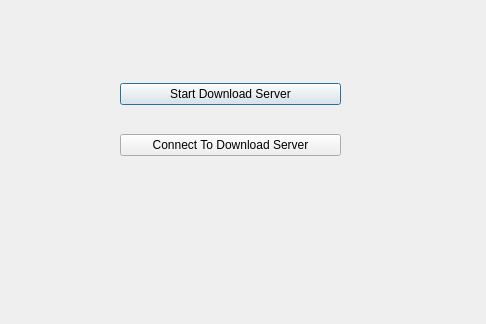
<?xml version="1.0" encoding="UTF-8"?>
<ui version="4.0">
 <class>Dialog</class>
 <widget class="QDialog" name="Dialog">
  <property name="geometry">
   <rect>
    <x>0</x>
    <y>0</y>
    <width>486</width>
    <height>324</height>
   </rect>
  </property>
  <property name="windowTitle">
   <string>Dialog</string>
  </property>
  <widget class="QWidget" name="verticalLayoutWidget">
   <property name="geometry">
    <rect>
     <x>120</x>
     <y>60</y>
     <width>221</width>
     <height>121</height>
    </rect>
   </property>
   <layout class="QVBoxLayout" name="verticalLayout">
    <item>
     <widget class="QPushButton" name="pushButton">
      <property name="text">
       <string>Start Download Server</string>
      </property>
     </widget>
    </item>
    <item>
     <widget class="QPushButton" name="pushButton_2">
      <property name="text">
       <string>Connect To Download Server</string>
      </property>
     </widget>
    </item>
   </layout>
  </widget>
 </widget>
 <resources/>
 <connections/>
</ui>
